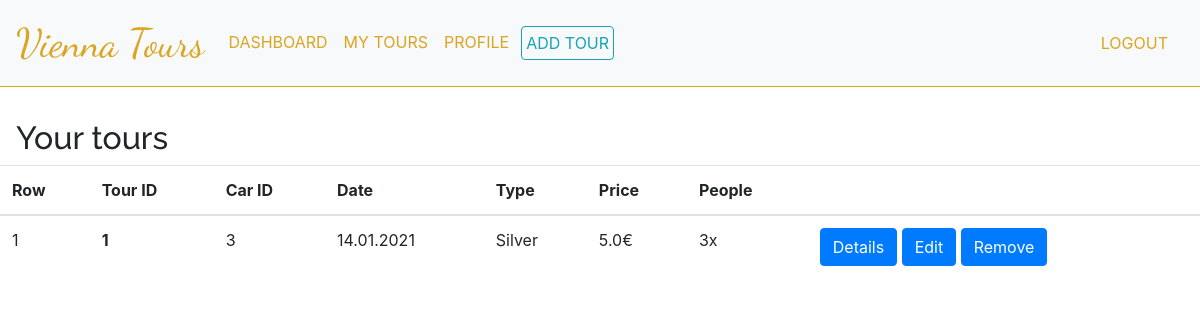
/users/tours/ (signed in), run on the app's committed database.
### supervisor/models.py (models this page shows, shortened)
class Tour(models.Model):
    TOUR_CHOICES = (('Silver', 'Silver'), ('Gold', 'Gold'), ('Platinum', 'Platinum'))
    driverID = models.ForeignKey(User, on_delete=models.DO_NOTHING)  #TODO change to something else. If User is deleted, delete tours?
    carID = models.ForeignKey(Car, on_delete=models.DO_NOTHING) #TODO change to something else
    date = models.DateTimeField(default=timezone.now)
    duration = models.FloatField()
    tourType = models.CharField(max_length=20, choices=TOUR_CHOICES, default='Silver')
    people = models.IntegerField()
    price = models.FloatField()

class Car(models.Model):
    latitude = models.FloatField(default=0.0)
    longitude = models.FloatField(default=0.0)
    photoOption = models.ImageField(default='default.png', upload_to='car_pics')

### users/views.py (the view)
# urls.py: path('tours/', TourListsView.as_view(), name='user-tours'),
class TourListsView(ListView):
    model = Tour
    template_name = 'users/tours_list.html'
    context_object_name = 'tours'
    ordering = ['-date']
    def get_queryset(self):
        return Tour.objects.filter(driverID=self.request.user)

### users/templates/users/tours_list.html (shortened to what this page needs)
{% extends "nav-user.html" %}
{% block content %}
<div class="table-header">
    <h2>Your tours</h2>
</div>
<table class="table p-2">
    <thead>
        <tr>
            <th scope="col">Row</th>
            <th scope="col">Tour ID</th>
            <th scope="col">Car ID</th>
            <th scope="col">Date</th>
            <th scope="col">Type</th>
            <th scope="col">Price</th>
            <th scope="col">People</th>
            <th scope="col"></th>
        </tr>
        </thead>
        <tbody>
    {% for tour in tours %}
    <tr>
        <td>{{forloop.counter}}</td>
        <th scope="row">{{ tour.id }}</th>
        <td>{{ tour.carID.id  }}</td>
        <td>{{ tour.date|date:"d.m.Y" }}</td>
        <td>{{ tour.tourType }}</td>
        <td>{{ tour.price }}€</td>
        <td>{{ tour.people }}x</td>
        <td>
            <a class="btn btn-primary" href="{% url 'tour-detail' tour.id %}">Details</a>
            <a class="btn btn-primary" href="{% url 'tour-update' tour.id %}">Edit</a>
            <a class="btn btn-primary" href="{% url 'tour-delete' tour.id %}">Remove</a>
        </td>
    </tr>
    {% endfor %}
</tbody>
</table>
{% endblock content %}

### users/static/styles/style-user.css (style rules this page uses)
body { padding-bottom: 5em; }
.table-header { margin-top: 2em; margin-left: 1em; font-family: 'Raleway', sans-serif; }
body { font-family: "Lato", sans-serif; }

### data on the page
Tour: id "1", carID.id "3", date "14.01.2021", tourType "Silver", price "5.0", people "3"
